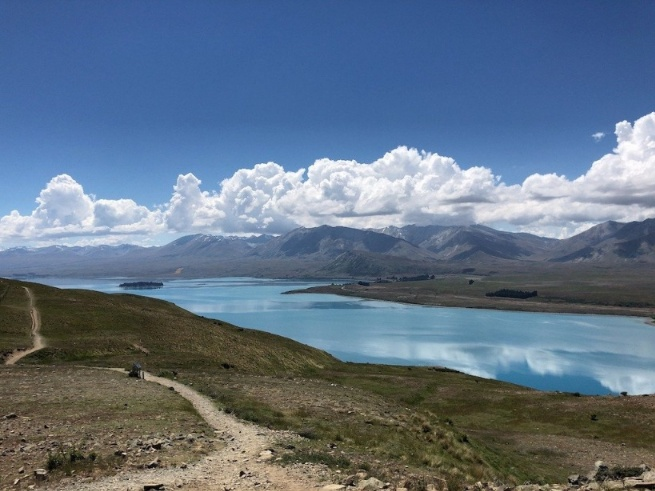
#> input picture courses/1-mastering-opencv-with-python/modules/2-basic-img-operations/data/new-zealand-lake.jpg, 655 x 491 px
$ jupyter execute --allow-errors arithmetic_a_logical_ops.ipynb   (shell and % lines are left out)
#> lines starting #> are read from the running program, lines starting #| are printed output that depends on the picture
# Arithmetic Operations

[cell 1]
import numpy as np
import matplotlib.pyplot as plt
from IPython.display import Image
import cv2

## Read and display original image

[cell 2]
img = cv2.imread('../data/new-zealand-lake.jpg')
#> img is the input picture: shape (491, 655, 3); mean B, G, R 133.8, 114.4, 97.3

plt.imshow(img[:,:,::-1])
#> (this line was passed over: IPython is not available in this run)
print(f"Image shape: {img.shape}")
#| Image shape: (491, 655, 3)

## Adjust brightness of image using add()

[cell 3]
img = cv2.imread('../data/new-zealand-lake.jpg')

# create matrix of ones that matches original image shape.
adjustment = 50
matrix = np.ones(img.shape, dtype="uint8") * adjustment

# Lower or increase brightness by adding matrix to image.
brightened = cv2.add(img, matrix)
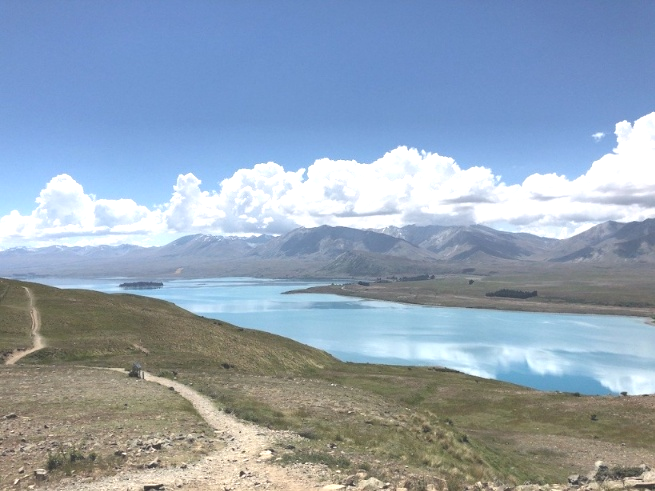
#> brightened: shape (491, 655, 3); mean B, G, R 181.5, 163.2, 146.3
darkened = cv2.subtract(img, matrix)
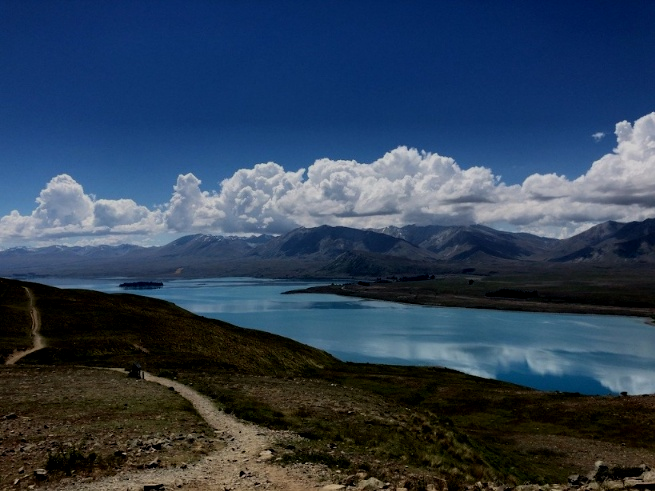
#> darkened: shape (491, 655, 3); mean B, G, R 86, 64.8, 47.5

# Display images.
#> (the rest of this cell did not finish here and is left out)

## Adjust contrast of image using multiply()

[cell 4]
img = cv2.imread('../data/new-zealand-lake.jpg')

# Adjustment factors
decrease_factor = 0.7
increase_factor = 1.3

# Create matrices of ones that match the shape of the image
decrease_mat = np.ones(img.shape)
increase_mat = np.ones(img.shape)

# Multiply matrices by factors
decrease_mat = decrease_mat * decrease_factor
increase_mat = increase_mat * increase_factor

# Check data types
print(f"Original Image: {img.dtype}")
#| Original Image: uint8
print(f"Decrease Matrix: {decrease_mat.dtype}")
#| Decrease Matrix: float64

# Float to multiply correctly (same dataype), then convert back to uint8
img_lc = np.uint8(cv2.multiply(np.float64(img), decrease_mat))
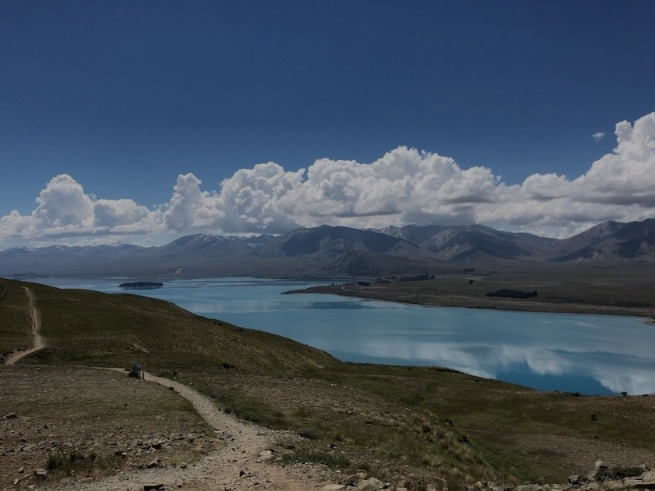
#> img_lc: shape (491, 655, 3); mean B, G, R 93.2, 79.6, 67.6
img_hc = np.uint8(cv2.multiply(np.float64(img), increase_mat))
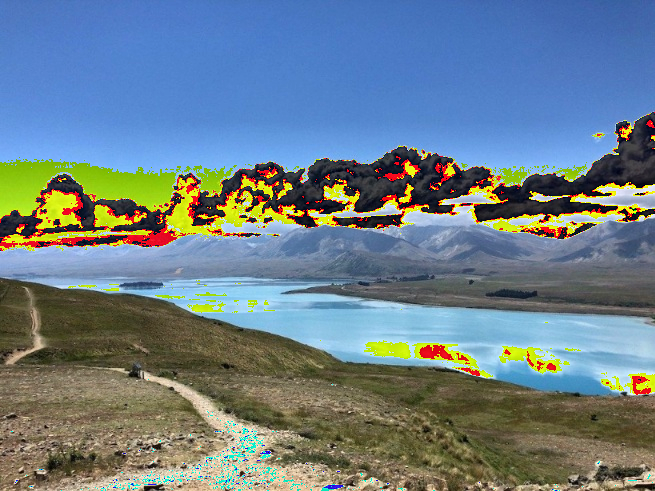
#> img_hc: shape (491, 655, 3); mean B, G, R 137.1, 126.7, 108.1

# If the below code is attemped, the values will be out of range of 255
# and they'll also be floating point values, which won't display correctly
# and cause errors in further processing due to not being uint8.
# img_lc = cv2.multiply(np.float64(img), decrease_mat)
# img_hc = cv2.multiply(np.float64(img), increase_mat)

# print(f"Original-Min: {img.min()}, Max: {img.max()}, Dtype: {img.dtype}")
# print(f"High Contrast-Min: {img_hc.min()}, Max: {img_hc.max()}, Dtype: {img_hc.dtype}")
# print(f"Low Contrast-Min: {img_lc.min()}, Max: {img_lc.max()},Dtype: {img_lc.dtype}")
#       # Original-Min: 0, Max: 255, Dtype: uint8
#       # High Contrast-Min: 0.0, Max: 306.0, Dtype: float64
#       # Low Contrast-Min: 0.0, Max: 204.0,Dtype: float64

# Check data types
print(f"Final Image: {img_lc.dtype}")
#| Final Image: uint8

# Display
#> (the rest of this cell did not finish here and is left out)

**Check Data Range to ensure 0-255, High contrast shows black due to MOD**

[cell 5]
print(f"Original-Min: {img.min()}, Max: {img.max()}, Dtype: {img.dtype}")
#| Original-Min: 0, Max: 255, Dtype: uint8
print(f"High Contrast-Min: {img_hc.min()}, Max: {img_hc.max()}, Dtype: {img_hc.dtype}")
#| High Contrast-Min: 0, Max: 254, Dtype: uint8
print(f"Low Contrast-Min: {img_lc.min()}, Max: {img_lc.max()},Dtype: {img_lc.dtype}")
#| Low Contrast-Min: 0, Max: 178,Dtype: uint8

## Overflow np.clip()

[cell 6]
img = cv2.imread('../data/new-zealand-lake.jpg')

# Adjustment factors
decrease_factor = 0.7
increase_factor = 1.3

# Create matrices of ones that match the shape of the image
decrease_mat = np.ones(img.shape)
increase_mat = np.ones(img.shape)

# Multiply matrices by factors
decrease_mat = decrease_mat * decrease_factor
increase_mat = increase_mat * increase_factor

# Check data types
print(f"Original Image: {img.dtype}")
#| Original Image: uint8
print(f"Decrease Matrix: {decrease_mat.dtype}")
#| Decrease Matrix: float64

# Now you should get the correct results where there's no overflow (modulo 255).
img_lc = np.uint8(cv2.multiply(np.float64(img), decrease_mat))
img_hc = np.uint8(np.clip(cv2.multiply(np.float64(img), increase_mat), 0,255))
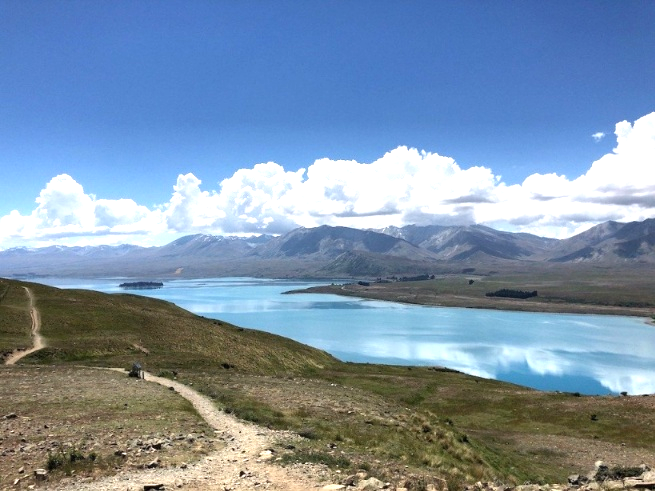
#> img_hc: shape (491, 655, 3); mean B, G, R 169.1, 145.9, 124

# Display
#> (the rest of this cell did not finish here and is left out)

## Practice

[cell 7]
# Read the image ('Santorini.jpg')
image = '../data/Santorini.jpg'
img = cv2.imread(image, cv2.IMREAD_COLOR)
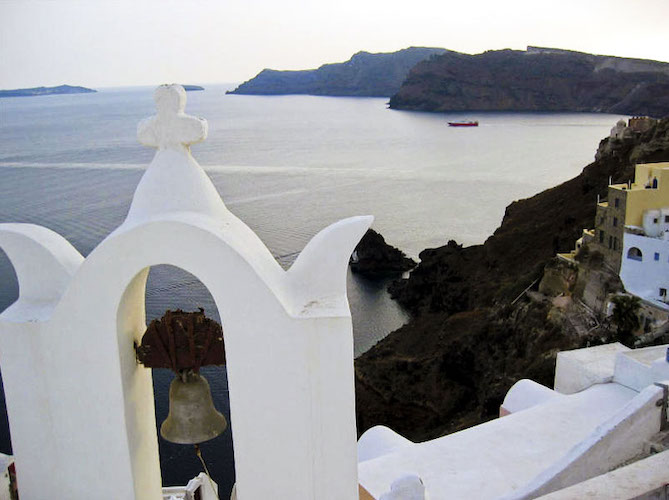
#> input picture courses/1-mastering-opencv-with-python/modules/2-basic-img-operations/data/Santorini.jpg, 669 x 500 px
#> img is the input picture: shape (500, 669, 3); mean B, G, R 156.1, 152.9, 151.6

# Create a matrix of ones (with data type float64)
matrix_ones = np.ones(img.shape, dtype="float64")

# Create two higher contrast images using the 'scale' option with factors of 1.1 and 1.2 (without overflow fix)
img_higher1  = np.uint8(cv2.multiply(np.float64(img), matrix_ones, scale=1.1))
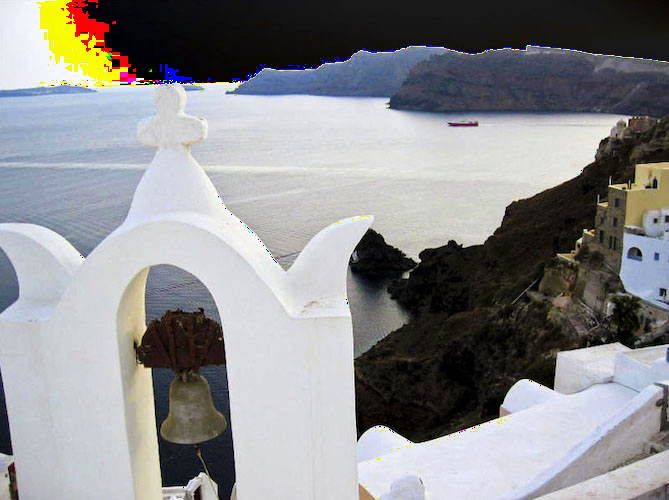
#> img_higher1: shape (500, 669, 3); mean B, G, R 141.5, 139.9, 139.6
img_higher2  = np.uint8(cv2.multiply(np.float64(img), matrix_ones, scale=1.2))
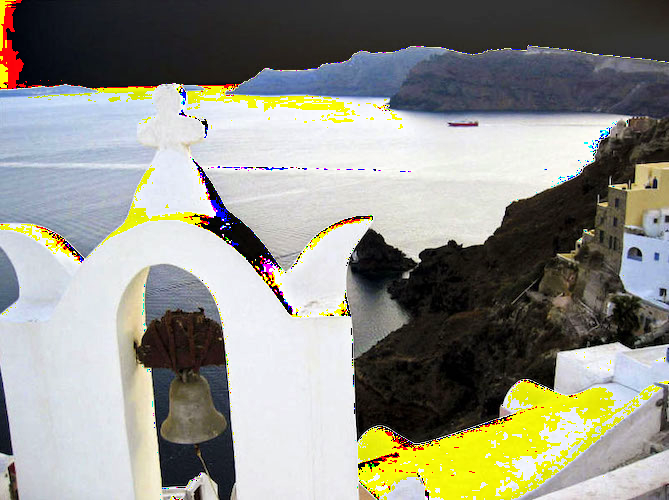
#> img_higher2: shape (500, 669, 3); mean B, G, R 135.8, 145.5, 145.4

# Display the images (original, higher (1.1x) , high (1.2x))
plt.figure(figsize=[18,5])
#> (this line was passed over: IPython is not available in this run)
plt.subplot(131); plt.imshow(img[:, :, ::-1]);         plt.title('Original')
#> (this line was passed over: IPython is not available in this run)
#> (this line was passed over: IPython is not available in this run)
#> (this line was passed over: IPython is not available in this run)
plt.subplot(132); plt.imshow(img_higher1[:, :, ::-1]); plt.title('Higher (1.1x)')
#> (this line was passed over: IPython is not available in this run)
#> (this line was passed over: IPython is not available in this run)
plt.subplot(133); plt.imshow(img_higher2[:, :, ::-1]); plt.title('Higher (1.2x)');

# Create higher contrast images using scale factors of 1.1 and 1.2 (using np.clip() to clip high values to 255)
img_higher1  = np.uint8(np.clip(cv2.multiply(np.float64(img), matrix_ones, scale=1.1), 0, 255))
img_higher2  = np.uint8(np.clip(cv2.multiply(np.float64(img), matrix_ones, scale=1.2), 0, 255))

# Display the images (original, higher (1.1x) clipped , high (1.2x) clipped)
plt.figure(figsize = [18,5])
plt.subplot(131); plt.imshow(img[:, :, ::-1]);         plt.title('Original')
plt.subplot(132); plt.imshow(img_higher1[:, :, ::-1]); plt.title('Higher (1.1x): clipped')
plt.subplot(133); plt.imshow(img_higher2[:, :, ::-1]); plt.title('Higher (1.2x): clipped');
